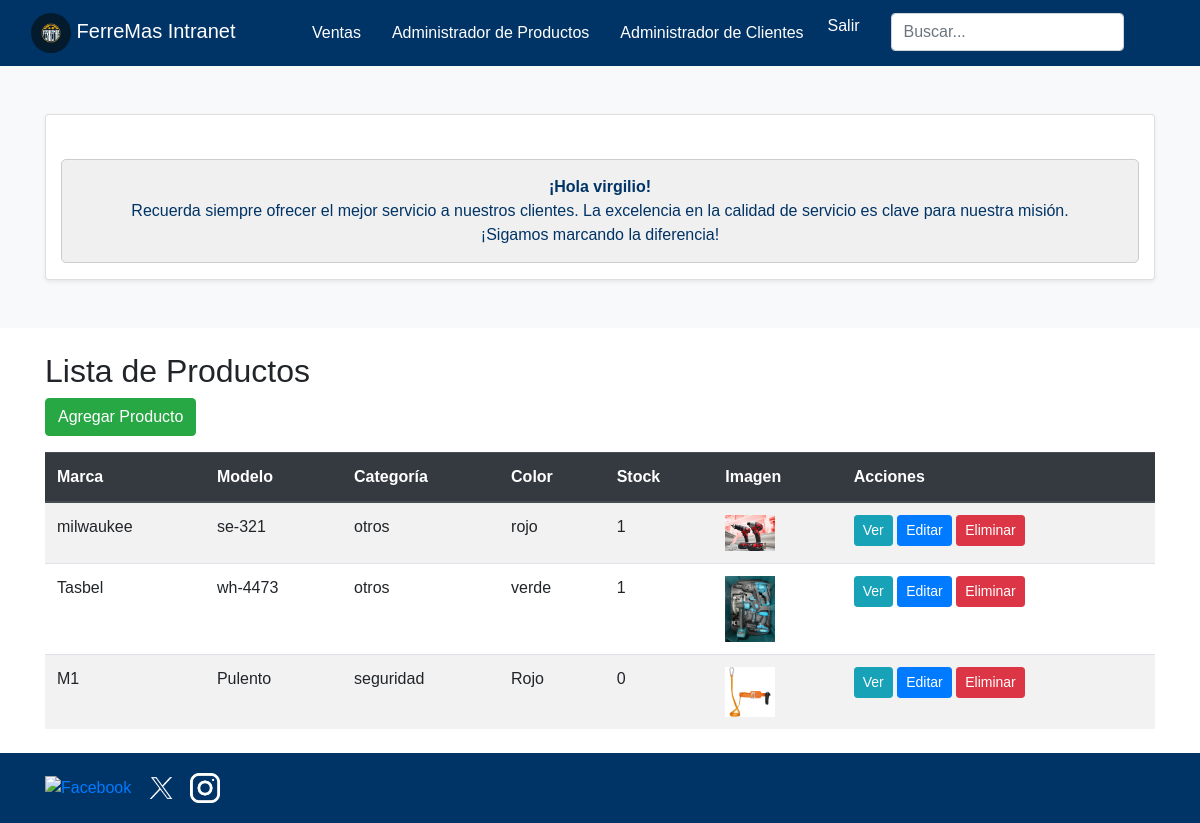
Page /mantenedor_productos/ (signed in) on the committed database.
### core/models.py (models this page shows, shortened)
class Producto(models.Model):
    categoria = models.CharField(
        max_length=100,
        choices=[
            ('seguridad', 'Seguridad'),
            ('casco', 'Casco'),
            ('guantes', 'Guantes'),
            ('ropa', 'Ropa'),
            ('goggles', 'Goggles'),
            ('otros', 'Otros'),
        ]
    )
    name = models.CharField(max_length=100)
    descripcion = models.CharField(max_length=100)
    marca = models.CharField(max_length=100)
    modelo = models.CharField(max_length=100)
    color = models.CharField(max_length=100)
    stock = models.PositiveIntegerField()
    precio = models.DecimalField(max_digits=10, decimal_places=2, default=0)
    destacado = models.BooleanField(default=False)
    imagen = models.ImageField(upload_to='productos/', null=True, blank=True)

### core/views.py (the view)
# urls.py: path('mantenedor_productos/', mantenedor_productos, name='mantenedor_productos'),
@staff_required
def mantenedor_productos(request):
    productos = Producto.objects.all()
    return render(request, 'core/mantenedor_productos.html', {'productos': productos})

### core/context_processors.py (called while the page is built)
def carrito_contador(request):
    return {'cantidad_productos': contar_items(request)}

### core/views.py (called while the page is built)
def contar_items(request):
    if request.user.is_authenticated:
        cantidad_productos = CarritoItem.objects.filter(usuario=request.user).aggregate(Sum('cantidad'))['cantidad__sum'] or 0
    else:
        cantidad_productos = 0
    return cantidad_productos

### core/templates/core/mantenedor_productos.html
{% extends "core/base_intranet.html" %}
        {% block content %}
    <main class="container mt-4">
        <h2>Lista de Productos</h2>
        <a href="{% url 'productos_nuevo' %}" class="btn btn-success mb-3">Agregar Producto</a>
        <table class="table table-striped">
            <thead class="thead-dark">
                <tr>
                    <th>Marca</th>
                    <th>Modelo</th>
                    <th>Categoría</th>
                    <th>Color</th>
                    <th>Stock</th>
                    <th>Imagen</th>
                    <th>Acciones</th>
                </tr>
            </thead>
            <tbody>
                {% for producto in productos %}
                    <tr>
                        <td>{{ producto.marca }}</td>
                        <td>{{ producto.modelo }}</td>
                        <td>{{ producto.categoria }}</td>
                        <td>{{ producto.color }}</td>
                        <td>{{ producto.stock }}</td>
                        <td>
                            {% if producto.imagen %}
                                <img src="{{ producto.imagen.url }}" alt="{{ producto.marca }} {{ producto.modelo }}" width="50">
                            {% else %}
                                No Image
                            {% endif %}
                        </td>
                        <td>
                            <a href="{% url 'productos_detalle' producto.pk %}"class="btn btn-info btn-sm">Ver</a>
                            <a href="{% url 'productos_actualiza' producto.pk %}" class="btn btn-primary btn-sm">Editar</a>
                            <a href="{% url 'productos_eliminar' producto.pk %}" class="btn btn-danger btn-sm">Eliminar</a>
                        </td>
                    </tr>
                {% endfor %}
            </tbody>
        </table>
    </main>
        {% endblock %}

### core/templates/core/base_intranet.html (shortened to what this page needs)
{% load static %}
<!DOCTYPE html>
<html lang="es">
<head>
    <link href="https://stackpath.bootstrapcdn.com/bootstrap/4.5.2/css/bootstrap.min.css" rel="stylesheet">
</head>
<body>
    <header>
        <nav class="navbar navbar-expand-lg navbar-dark">
            <div class="container-fluid navbar-center">
                <a class="navbar-brand" href="{% url 'inicio_intra' %}">
                    <img src="{% static 'img/logoferremas.jpg' %}" alt="Logo" class="brand-image img-circle elevation-3" style="width: 40px; height: 40px; object-fit: cover; border-radius: 50%;">
                    <span class="logo-text">FerreMas Intranet</span>
                </a>
                <div class="collapse navbar-collapse" id="navbarNav">
                    <ul class="navbar-nav ml-auto">
                        <li class="nav-item">
                            <a class="nav-link" href="{% url 'ventas_listar' %}">Ventas</a>
                        </li>
                        <li class="nav-item">
                            <a class="nav-link" href="{% url 'mantenedor_productos' %}">Administrador de Productos</a>
                        </li>
                        <li class="nav-item">
                            <a class="nav-link" href="{% url 'mantenedor_clientes' %}">Administrador de Clientes</a>
                        </li>
                        <li class="nav-item d-flex justify-content-center">
                            <form id="logout-form" method="POST" action="{% url 'logout' %}" style="display: inline;">
                                <a href="#" class="nav-link btn btn-link" style="padding: 0; color: white; text-decoration: none;" onclick="document.getElementById('logout-form').submit();">
                                    Salir
                                </a>
                            </form>
                        </li>
                        <li class="nav-item">
                            <form class="form-inline my-2 my-lg-0">
                                <input class="form-control mr-sm-2" type="search" placeholder="Buscar..." aria-label="Buscar">
                            </form>
                        </li>
                    </ul>
                </div>
            </div>
        </nav>
    </header>
    {% if user.is_authenticated %}
    <div class="container-fluid bg-light py-5">
        <div class="container text-center">
            <div class="row justify-content-center">
                <div class="col-lg-12">
                    <div class="card shadow-sm">
                        <main class="container mt-4">
                            <div class="alert alert-info" role="alert">
                                <strong>¡Hola {{user.username}}!</strong> </br>Recuerda siempre ofrecer el mejor servicio a nuestros clientes. La excelencia en la calidad de servicio es clave para nuestra misión. </br>¡Sigamos marcando la diferencia!
                            </div>
                        </main>
                    </div>
                </div>
            </div>
        </div>
    </div>
    {% endif %}
    {% block content %}
    {% endblock %}
    <footer class="footer-content mt-4">
        <div class="container">
            <div class="row">
                <div class="col-md-6">
                    <div class="social-media">
                        <a href="#"><img src="{% static 'img/facebook.png' %}" alt="Facebook"></a>
                        <a href="#"><img src="{% static 'img/x.webp' %}" alt="Twitter"></a>
                        <a href="#"><img src="{% static 'img/instagram.png' %}" alt="Instagram"></a>
                    </div>
                </div>
            </div>
        </div>
    </footer>
</body>
</html>

### core/templates/core/base_intranet.html (style rules this page uses)
body { font-family: Arial, sans-serif; }
.navbar { background-color: #003366; }
.navbar-brand img { height: 50px; width: auto; }
.nav-link { color: white !important; transition: color 0.3s; }
.form-inline .form-control { border-radius: 0.25rem; }
.footer-content { background-color: #003366; color: white; padding: 20px; }
.social-media img { width: 30px; margin-right: 10px; }
.navbar-center { display: flex; justify-content: center; width: 100%; }
.navbar-center .navbar-nav { margin: auto; }
.alert { background-color: #f0f0f0; border-color: #ccc; color: #003366; text-align: center; padding: 15px; border-radius: 5px; margin-top: 20px; }
.alert strong { color: #003366; }
.navbar-nav { flex-direction: row; }
.navbar-nav .nav-item { margin-left: 15px; }
.navbar-nav .form-inline { margin-left: 15px; }

### rows in the picture
Producto: marca "milwaukee", modelo "se-321", categoria "otros", color "rojo", stock "1", imagen (picture)
Producto: marca "Tasbel", modelo "wh-4473", categoria "otros", color "verde", stock "1", imagen (picture)
Producto: marca "M1", modelo "Pulento", categoria "seguridad", color "Rojo", stock "0", imagen (picture)

### other values in the picture
{{ user.username }} "virgilio"
